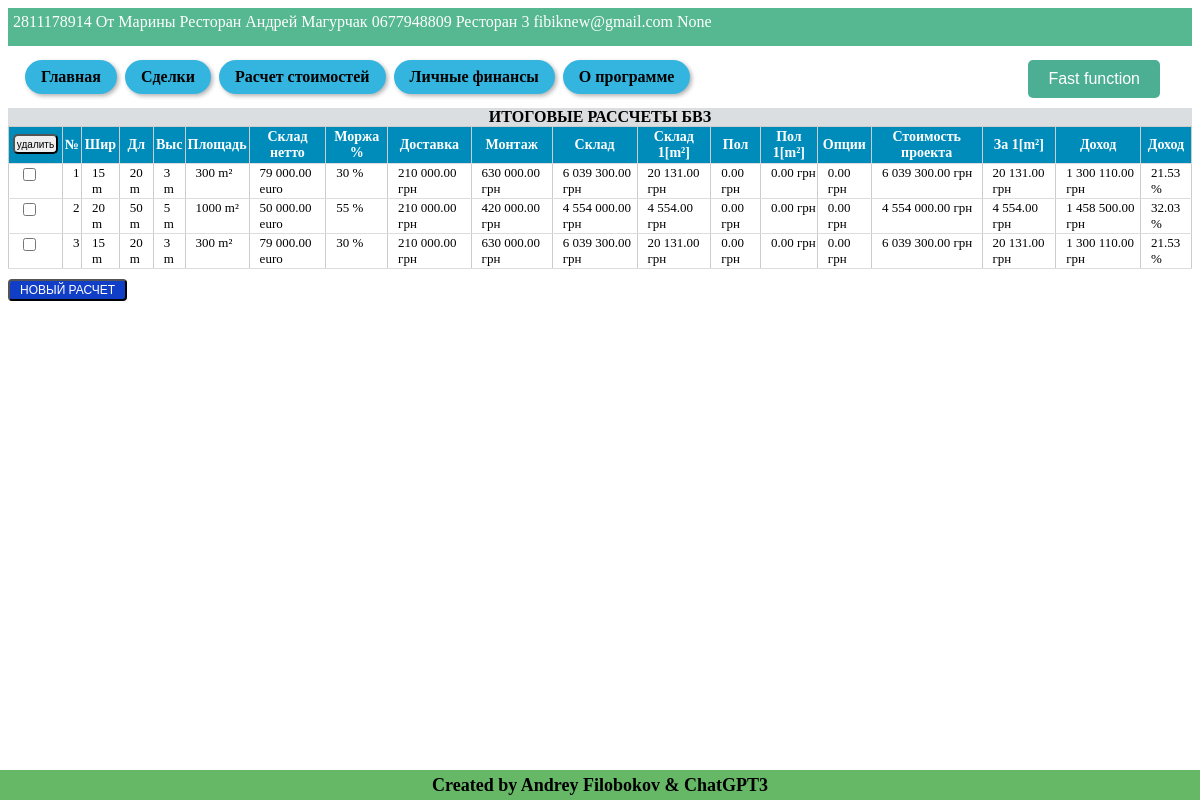
The page /lead/От Марины Ресторан (signed in) on the database its author committed.
### tables this page shows
CREATE TABLE lead (id integer PRIMARY KEY AUTOINCREMENT, unique_ID TEXT, company text NOT NULL, name text NOT NULL, phone text NOT NULL, mail text NOT NULL, project text NOT NULL, amount_calc INTEGER DEFAULT (0), job_title text NOT NULL, price text NOT NULL, profit text NOT NULL, user_email TEXT, product TEXT);

CREATE TABLE my_warehouse (id integer PRIMARY KEY AUTOINCREMENT, lead_ID INTEGER, unique_ID TEXT, user_email TEXT, client TEXT, project TEXT DEFAULT (False), selected TEXT, width INTEGER DEFAULT (False), length INTEGER DEFAULT (False), height INTEGER DEFAULT (False), area INTEGER DEFAULT (False), volume INTEGER DEFAULT (False), product TEXT, temperature TEXT DEFAULT (False), price_warehouse INTEGER DEFAULT (False), price_VAT INTEGER DEFAULT (0), price_customs INTEGER DEFAULT (0), price_delivery INTEGER DEFAULT (False), price_building INTEGER DEFAULT (False), price_foundation INTEGER DEFAULT (0), price_light INTEGER DEFAULT (0), price_rack INTEGER DEFAULT (0), price_cubic_meters REAL DEFAULT (0), price_square_meters REAL DEFAULT (0), price_project INTEGER DEFAULT (0), percent_w INTEGER, percent_f INTEGER, percent_o INTEGER, cost_price INTEGER DEFAULT (False), price_selling_EU INTEGER DEFAULT (False), price_selling_UA INTEGER DEFAULT (0), profit_EU INTEGER DEFAULT (0), profit_UA INTEGER DEFAULT (0), exchange_rates_from INTEGER, exchange_rates_TO INTEGER, cost_square_meters_EU INTEGER DEFAULT (0), cost_cubic_meters_EU INTEGER DEFAULT (0), cost_square_meters_UA INTEGER DEFAULT (0), cost_cubic_meters_UA INTEGER DEFAULT (0), profit_percent INTEGER DEFAULT (0), dimension_found TEXT, area_found INTEGER DEFAULT (0), price_sq_met_found INTEGER DEFAULT (0), cost_foundation INTEGER DEFAULT (0), cost_option INTEGER DEFAULT (0), cost_sq_met_found INTEGER DEFAULT (0), final_price_UA INTEGER DEFAULT (0), final_profit_UA INTEGER DEFAULT (0), final_profit_percent INTEGER DEFAULT (0), final_cost_sq_m_pr INTEGER, comments TEXT DEFAULT no_comments);

### Saleshelp.py (the view)
@app.route("/lead/<alias>", methods=["POST", "GET"])
def show_info_lead(alias):
    dbase = FDataBase(get_db())
    current_lead = dbase.get_lead(alias, current_user.get_user_email())
    if not current_lead:
        abort(404)
    if request.method == 'POST':
        checkbox_value = request.form.getlist('check-lead')
        button_delete = request.form.get('button-delete-calc')
        if checkbox_value and button_delete:
            dbase.del_records('my_warehouse', checkbox_value)
    title_table_calc_BVZ, value_table_calc_BVZ = view_table_warehouse(dbase, current_user, current_lead)
    value_table_calc_BVZ = [list(record.values()) for record in value_table_calc_BVZ]
    return render_template('lead.html', menu=menu, title=current_lead['company'], current_lead=current_lead,
                           title_table_calc_BVZ=title_table_calc_BVZ,
                           value_table_calc_BVZ=value_table_calc_BVZ,
                           )

### Saleshelp.py (called while the page is built)
def connect_db():
    conn = sqlite3.connect(app.config['DATABASE'])
    conn.row_factory = sqlite3.Row
    return conn

def get_db():
    if not hasattr(g, 'link_db'):
        g.link_db = connect_db()
    return g.link_db

@login_manager.user_loader
def load_user(user_id):
    dbase = FDataBase(get_db())
    return UserLogin().fromDB(user_id, dbase)

### Utils/FDataBase.py (called while the page is built)
    def get_info_records(self, name_tabl, user_email, *args):
        query = ''
        if len(args) > 0:
            for column, value in args:
                query += f" AND {column} = '{value}' AND "
            query = query.rstrip(' AND')
        sql = f"SELECT * FROM {name_tabl} WHERE user_email = '{user_email}'{query}"
        try:
            self.__cur.execute(sql)
            res = self.__cur.fetchall()
            if res:
                return res
        except:
            print("Ошибка чтения из БД")
        return []

    def get_lead(self, alias, user):
        try:
            self.__cur.execute(f"SELECT * FROM lead WHERE company = '{alias}' AND user_email = '{user}'")
            res = self.__cur.fetchone()
            if res:
                return res
        except sqlite3.Error as e:
            print("Ошибка получения лида из БД " + str(e))
        return False, False

    def get_user(self, user_id):
        try:
            self.__cur.execute(f"SELECT * FROM users WHERE id = {user_id} LIMIT 1")
            res = self.__cur.fetchone()
            if not res:
                print("Пользователь не найден")
                return False
            return res
        except sqlite3.Error as e:
            print("Ошибка получения данных из БД " + str(e))
        return False

    def check_records(self, name_table):
        try:
            check = self.__cur.execute(f"SELECT EXISTS(SELECT 1 FROM {name_table} LIMIT 1);")
            check = check.fetchone()[0]
            return check
        except sqlite3.Error as e:
            print("Ошибка проверки записей в таблице " + str(e))
            return False

### Utils/UserLogin.py (called while the page is built)
    def fromDB(self, user_id, db):
        self.__user = db.get_user(user_id)
        return self

    def get_user_email(self):
        return str(self.__user['email'])

### Utils/View_final_calculation.py (called while the page is built)
def format_price(price):
    return '{:,.2f}'.format(price).replace(',', " ")

### templates/lead.html (shortened to what this page needs)
{% extends 'base.html' %}
{% block information %}
    {% for cell in current_lead[1::] %}
        {{cell}}
    {% endfor %}
{% endblock %}
{% block content %}
{% block view_calculations %}
<form action="{{url_for('show_info_lead', alias=current_lead.company)}}" method="POST">
    <table id="my-table">
        <b class="title-final-cost">ИТОГОВЫЕ РАССЧЕТЫ БВЗ</b>
        <tr>
            <th class="button-delete-lead-th">
                <input type="submit" name="button-delete-calc" value="удалить" class="button-delete-lead">
            </th>
            <th>№</th>
            {% for t in title_table_calc_BVZ %}
            <th>{{ t.title }}</th>
            {% endfor %}
        </tr>
        <tbody class="table-result">
            {% for record in value_table_calc_BVZ %}
            <tr>
                <td><input type="checkbox" name="check-lead" id="check-lead" value="{{ record[0] }}"></td>
                <td>{{ value_table_calc_BVZ.index(record)+1 }}</td>
                {% for cell in record[2:-1:] %}
                <td>
                    <a href="{{ url_for('calculation_product', alias='BVZ', calc_ID=record[0]) }}" title="{{ record[-1] }}">
                        {{ cell }}
                    </a>
                </td>
                {% endfor %}
            </tr>
            {% endfor %}
        </tbody>
    </table>
</form>
<form action="{{ url_for('pricing') }}" method="POST">
    <button name="button-add-calculation" class="button-accept" value="{{current_lead['id']}}"> Новый расчет </button>
</form>
{% endblock view_calculations %}
{% endblock %}

### templates/base.html (shortened to what this page needs)
<!DOCTYPE html>
<html>
<head>
  <link type="text/css" rel="stylesheet" href="{{ url_for('static', filename='css/style.css') }}">
</head>
<body>
  <div class="info-panel">
    {% block information %} This is my main page{% endblock %}
  </div>
  {% block menu %}
  <ul class="navigation">
    {% for m in menu %}
    <li><a class="nav-button" href="{{m.url}}">{{ m.name }}</a></li>
    {% endfor %}
    <li class="convert-button-menu">
      {% block convertion_num %}
      <button class="convert-button" onclick="openModal()">Fast function</button>
      {% endblock convertion_num%}
    </li>
  </ul>
  {% endblock menu %}
  {% block content %}{% endblock %}
  {% block footer %}
  <div class="footer">
    <h4>Created by Andrey Filobokov & ChatGPT3</h4>
  </div>
  {% endblock %}
</body>
</html>

### static/css/style.css (style rules this page uses)
.info-panel { background-color: rgba(35, 163, 112, 0.773); color: white; font-size: 16px; padding: 5px; padding-bottom: 15px; margin-bottom: 10px; }
.navigation { white-space: nowrap; margin-bottom: 10px; margin-top: 5px; }
.navigation { padding-left: 15px; }
.navigation li { display: inline-block; }
.nav-button { font-weight: 600; background-color: #34b5e0; border-radius: 20px; color: #000; padding: 8px 16px; text-align: center; text-decoration: none; display: inline-block; font-size: 16px; margin: 4px 2px; cursor: pointer; box-shadow: 2px 2px 4px rgba(0, 0, 0, 0.3); }
.footer { position: fixed; bottom: 0; left: 0; width: 100%; height: 30px; background-color: #00890099; display: flex; align-items: center; justify-content: center; }
.footer h4 { color: rgb(0, 0, 0); font-size: 18px; font-weight: bold; text-align: center; }
table { width: 90%; border-collapse: collapse; margin-bottom: 10px; }
th { background-color: #a7a1a1; font-weight: bold; }
td, th { padding: 5px; text-align: center; border: 1px solid #ccc; }
.convert-button { background-color: #4caf93; border: none; color: white; padding: 10px 20px; text-align: center; text-decoration: none; display: inline-block; font-size: 16px; margin: 4px 2px; cursor: pointer; border-radius: 5px; }
.convert-button-menu { float: right; margin-right: 30px; }
.button-delete-lead-th { padding: 0px; width: 20px; white-space: nowrap; }
.button-delete-lead { width: 45px; height: 20px; border-radius: 1px; font-size: 10px; padding: 0; border-radius: 5px; margin-bottom: 2px; margin-left: 2px; margin-right: 2px; }
#my-table { border-collapse: collapse; width: 100%; }
#my-table th { background-color: #008CBA; color: white; font-weight: bold; padding: 2px; border-bottom: 1px solid #ddd; font-size: 14px; }
#my-table td { border-bottom: 1px solid #ddd; padding: 1px; padding-left: 10px; text-align: left; font-size: 13px; vertical-align: top; background-color: white; }
table td a { text-decoration: none; color: inherit; }
.title-final-cost { display: block; text-align: center; background-color: #dbdee1; }
.button-accept { display: inline-block; padding: 2px 10px; border-radius: 4px; font-size: 12px; text-decoration: none; text-transform: uppercase; color: #fff; background-color: #113ec7; cursor: pointer; transition: all 0.2s ease; margin-bottom: 8px; }

### rows shown on the page
lead: unique_ID "2811178914", company "От Марины Ресторан", name "Андрей Магурчак", phone "0677948809", project "Ресторан", user_email "fibiknew@gmail.com"
my_warehouse: value_table_calc_BVZ.index(record)+1 "1", cell "15 m" "20 m" "3 m" "300 m²" "79 000.00 euro" "30 %" "210 000.00 грн" "630 000.00 грн" "6 039 300.00 грн" "20 131.00 грн" "0.00 грн" "0.00 грн" "0.00 грн" "6 039 300.00 грн" "20 131.00 грн" "1 300 110.00 грн" "21.53 %"
my_warehouse: value_table_calc_BVZ "2", cell "20 m" "50 m" "5 m" "1000 m²" "50 000.00 euro" "55 %" "210 000.00 грн" "420 000.00 грн" "4 554 000.00 грн" "4 554.00 грн" "0.00 грн" "0.00 грн" "0.00 грн" "4 554 000.00 грн" "4 554.00 грн" "1 458 500.00 грн" "32.03 %"
my_warehouse: value_table_calc_BVZ.index(record)+1 "3", cell "15 m" "20 m" "3 m" "300 m²" "79 000.00 euro" "30 %" "210 000.00 грн" "630 000.00 грн" "6 039 300.00 грн" "20 131.00 грн" "0.00 грн" "0.00 грн" "0.00 грн" "6 039 300.00 грн" "20 131.00 грн" "1 300 110.00 грн" "21.53 %"

### other values the page prints
{{ cell }} "3" "None"
{{ m.name }} "Главная" "Сделки" "Расчет стоимостей" "Личные финансы" "О программе"
{{ t.title }} "Шир" "Дл" "Выс" "Площадь" "Склад нетто" "Моржа %" "Доставка" "Монтаж" "Склад" "Склад 1[m²]" "Пол" "Пол 1[m²]" "Опции" "Стоимость проекта" "За 1[m²]" "Доход" "Доход"
